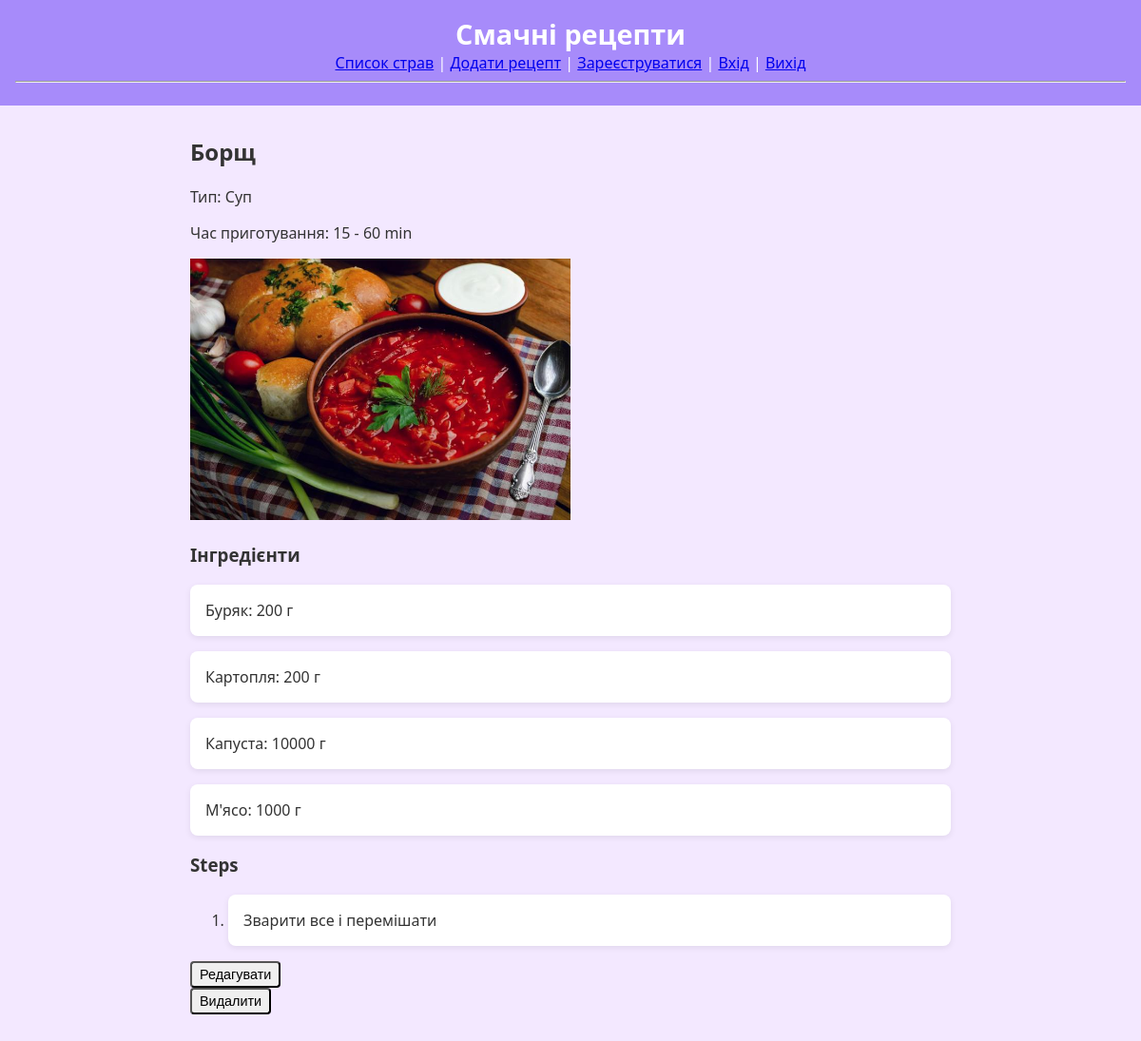
/recipes/1, run on the app's committed database.
### models.py (models this page shows)
class Recipe(SQLModel, table=True):
    id: Optional[int] = Field(default=None, primary_key=True)
    title: str
    type: str
    min_time: Optional[int] = 0
    max_time: Optional[int] = 0
    image: Optional[str] = None
    author_id: Optional[int] = Field(default=None, foreign_key='user.id')
    ingredients: List["Ingredient"] = Relationship(
        back_populates='recipe',
        sa_relationship_kwargs={'cascade': 'all, delete-orphan', 'lazy': 'selectin'}
    )
    steps: List["Step"] = Relationship(
        back_populates='recipe',
        sa_relationship_kwargs={'cascade': 'all, delete-orphan', 'lazy': 'selectin'}
    )

class Ingredient(SQLModel, table=True):
    id: Optional[int] = Field(default=None, primary_key=True)
    recipe_id: int = Field(foreign_key='recipe.id', nullable=False)
    name: str
    qty: str
    recipe: Optional[Recipe] = Relationship(
        back_populates='ingredients',
        sa_relationship_kwargs={'lazy': 'selectin'}
    )

class Step(SQLModel, table=True):
    id: Optional[int] = Field(default=None, primary_key=True)
    recipe_id: int = Field(foreign_key='recipe.id', nullable=False)
    order: int
    description: str
    recipe: Optional[Recipe] = Relationship(
        back_populates='steps',
        sa_relationship_kwargs={'lazy': 'selectin'}
    )

### main.py (the view)
@app.get('/recipes/{recipe_id}', response_class=HTMLResponse)
def view_recipe(request: Request, recipe_id: int, session: Session = Depends(get_session)):
    recipe = session.get(Recipe, recipe_id)
    if not recipe:
        raise HTTPException(status_code=404, detail='Not found')
    return templates.TemplateResponse('recipe.html', {'request': request, 'recipe': recipe})

### templates/recipe.html
{% extends "base.html" %}
{% block content %}
<h2>{{ recipe.title }}</h2>
<p>Тип: {{ recipe.type }}</p>
<p>Час приготування: {{ recipe.min_time }} - {{ recipe.max_time }} min</p>
{% if recipe.image %}<img src="/{{ recipe.image }}" style="max-width:400px"><br/>{% endif %}
<h3>Інгредієнти</h3>
<ul>
{% for ing in recipe.ingredients %}<li>{{ ing.name }}: {{ ing.qty }}</li>{% endfor %}
</ul>
<h3>Steps</h3>
<ol>
{% for s in recipe.steps %}<li>{{ s.description }}</li>{% endfor %}
</ol>
<a href="/recipes/{{ recipe.id }}/edit">
  <button type="button">Редагувати</button>
</a>
<form method="post" action="/recipes/{{ recipe.id }}/delete">
  <button>Видалити</button>
</form>
{% endblock %}

### static/style.css (style rules this page uses)
body { font-family: "Segoe UI", Tahoma, sans-serif; background-color: #f3e8ff; margin: 0; padding: 0; color: #333; }
ul { list-style: none; padding: 0; margin: 0; display: grid; gap: 1rem; }
li { background: white; padding: 1rem; border-radius: 8px; box-shadow: 0 2px 6px rgba(0, 0, 0, 0.08); }
button, a.button-link { padding: 4px 8px; border-radius: 4px; font-size: 0.9rem; cursor: pointer; text-decoration: none; display: inline-block; }

### data on the page
Recipe: title "Борщ", type "Суп", min_time "15", max_time "60", image (picture)
Ingredient: name "Буряк", qty "200 г"
Ingredient: name "Картопля", qty "200 г"
Ingredient: name "Капуста", qty "10000 г"
Ingredient: name "М'ясо", qty "1000 г"
Step: description "Зварити все і перемішати"
